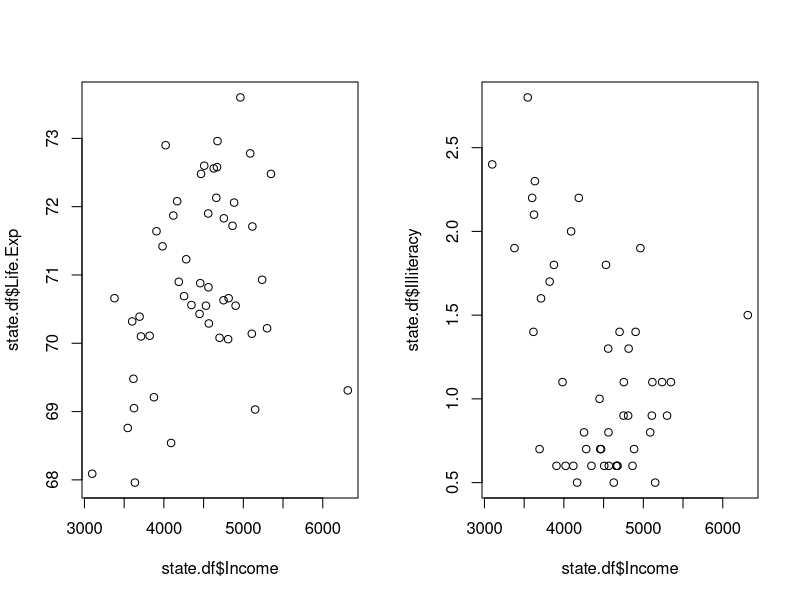
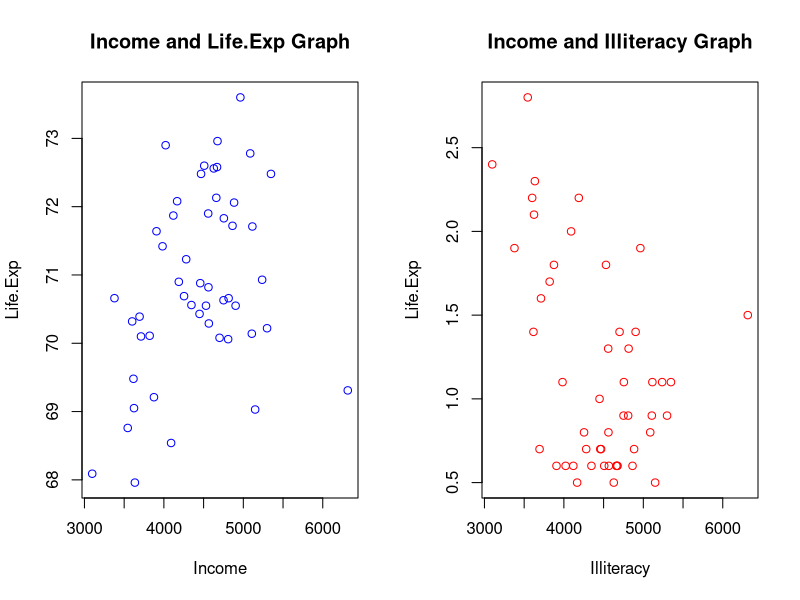
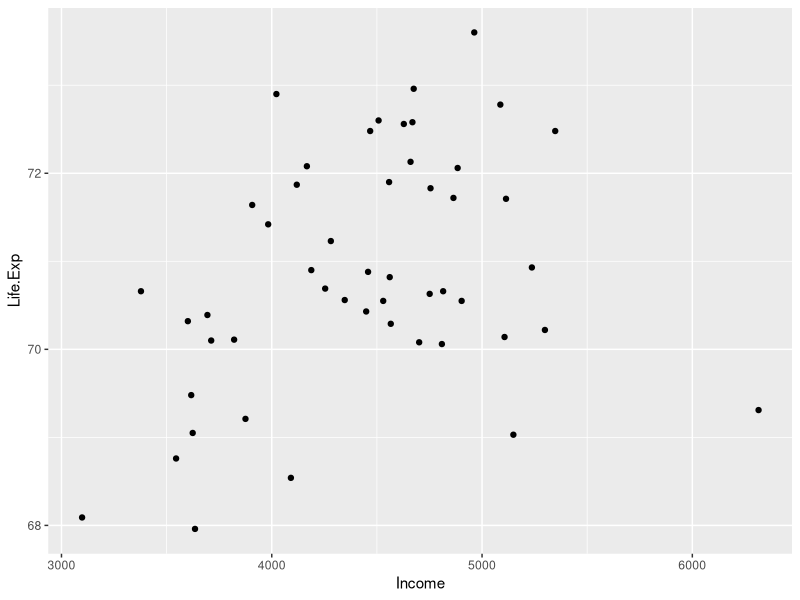
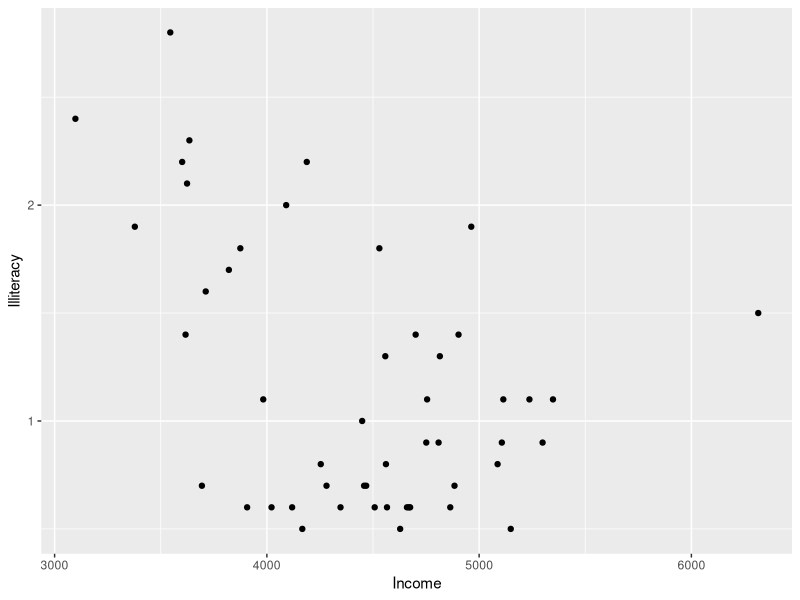
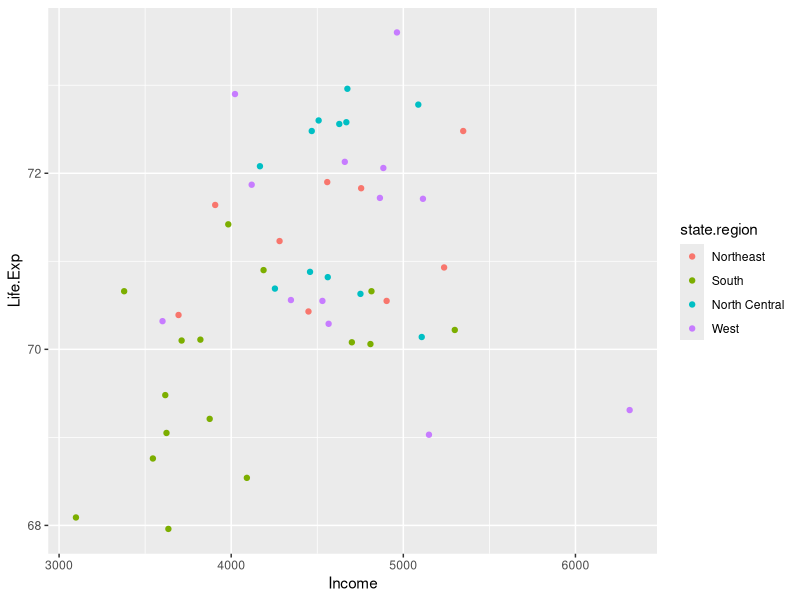
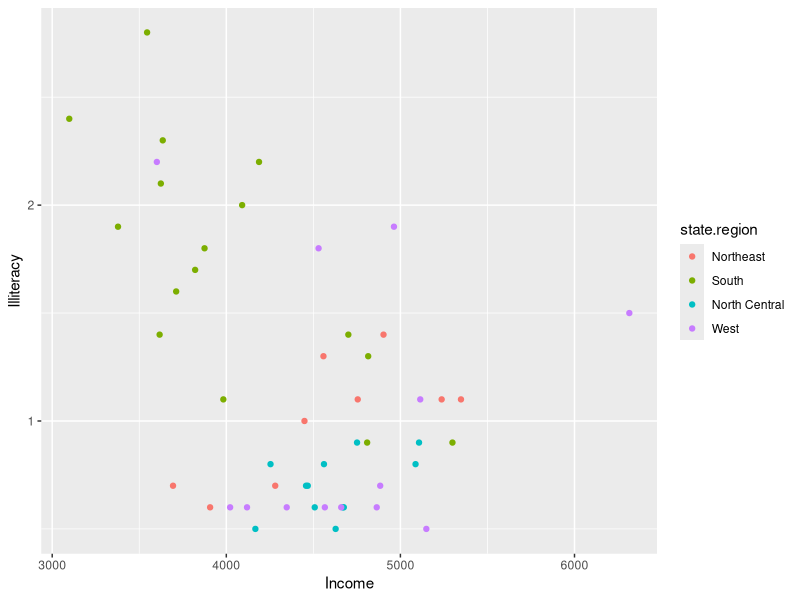
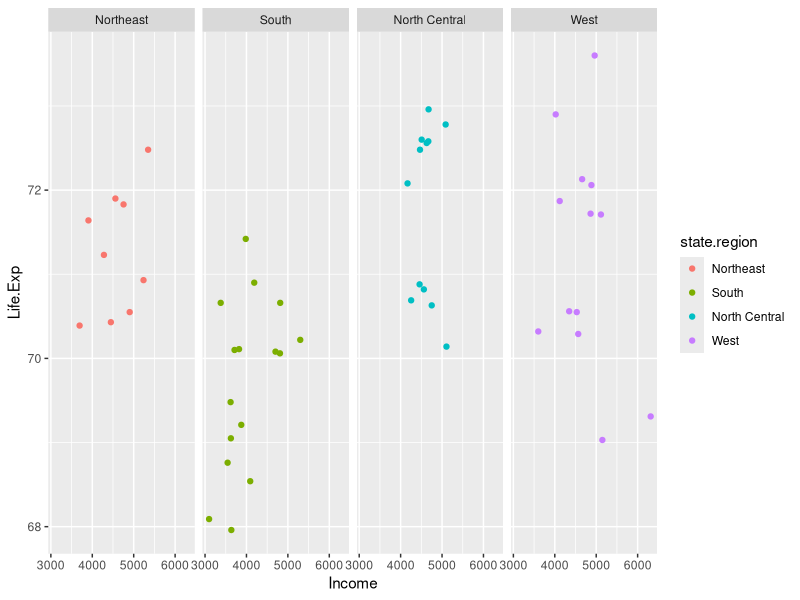
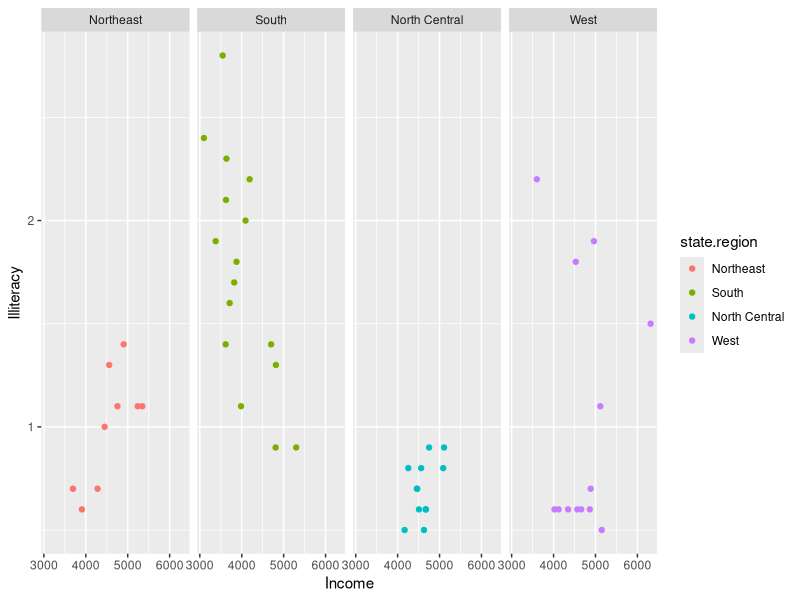

Source code (R) for these figures, in order: (Note: this script raises an error after producing the figures.)
## ---- chunk 1
knitr::opts_chunk$set(echo = TRUE)
## ---- chunk 2
#install.package("shiny") #install this first
#shiny::runExample("01_hello") #this will launch a web browser 
  #To run this line of code copy and paste the above line and remove the #.
## ---- chunk 3
?state             # giving a discription of the dataset 
## ---- chunk 4
cbind(             # combining all these vectors to display 
  state.abb,       # character vector of 2-letter abbreviations for the state names. 
  state.area,      # numeric vector of state areas (in square miles).   
  state.division,  # factor giving state divisions (New England, Middle Atlantic, South Atlantic, East South Central, West South Central, East North Central, West North Central, Mountain, and Pacific).
  state.name,      # character vector giving the full state names.
  state.region     # factor giving the region (Northeast, South, North Central, West) that each state belongs to.
)[1:10,]           # only printing out the first 10 results

state.x77[1:10,]   # matrix with 50 rows and 8 columns giving the following statistics in the respective columns.
## ---- chunk 5
#make a dataframe of the data we want 
state.df <- data.frame(state.abb,state.region,state.division,state.x77)
head(state.df)  # printing out just the first few results 
## ---- chunk 6
par(mfrow=c(1,2))
plot(state.df$Income, state.df$Life.Exp) # Plot looking at Income and Life Exp

plot(state.df$Income, state.df$Illiteracy) # Plot looking at Income and iliiteracy
## ---- chunk 7
par(mfrow=c(1,2))
plot(state.df$Income, state.df$Life.Exp, 
     main = "Income and Life.Exp Graph",
     xlab = "Income",
     ylab = "Life.Exp",
     col = "blue") # Plot looking at Income and Life Exp

plot(state.df$Income, state.df$Illiteracy,
     main = "Income and Illiteracy Graph",
     xlab = "Illiteracy",
     ylab = "Life.Exp",
     col = "red") # Plot looking at Income and illiteracy
## ---- chunk 8
#install.packages("ggplot2")
library(ggplot2)
## ---- chunk 9
ggplot(state.df, aes(x = Income, y = Life.Exp)) +
  geom_point() 

ggplot(state.df, aes(x = Income, y = Illiteracy)) +
  geom_point() 
## ---- chunk 10
ggplot(state.df, aes(x = Income, y = Life.Exp)) +
  geom_point(aes(color = state.region)) 

ggplot(state.df, aes(x = Income, y = Illiteracy)) +
  geom_point(aes(color = state.region)) 
## ---- chunk 11
ggplot(state.df, aes(x = Income, y = Life.Exp)) +
  geom_point(aes(color = state.region)) +
  facet_grid(. ~ state.region)

ggplot(state.df, aes(x = Income, y = Illiteracy)) +
  geom_point(aes(color = state.region)) +
  facet_grid(. ~ state.region)
## ---- chunk 12
subset_N <- state.df[state.region == "Northeast",]
plot(droplevels(subset_N$state.abb),subset_N$Income, xlab="State")
## ---- chunk 13
subset_S <- state.df[state.region == "South",]
subset_C <- state.df[state.region == "North Central",]
subset_W <- state.df[state.region == "West",]
## ---- chunk 14
par(mfrow=c(2,2))
plot(droplevels(subset_N$state.abb),subset_N$Income, xlab="State", main = "North East")
plot(droplevels(subset_S$state.abb),subset_S$Income, xlab="State", main = "South")
plot(droplevels(subset_C$state.abb),subset_C$Income, xlab="State", main = "North Central")
plot(droplevels(subset_W$state.abb),subset_W$Income, xlab="State", main = "West")
## ---- chunk 15
#shiny::runExample("01_hello")
